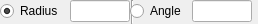
<?xml version="1.0" encoding="UTF-8"?>
<ui version="4.0">
 <class>Ui_ArcTangentialOptions</class>
 <widget class="QWidget" name="Ui_ArcTangentialOptions">
  <property name="geometry">
   <rect>
    <x>0</x>
    <y>0</y>
    <width>258</width>
    <height>24</height>
   </rect>
  </property>
  <property name="sizePolicy">
   <sizepolicy hsizetype="Fixed" vsizetype="Fixed">
    <horstretch>0</horstretch>
    <verstretch>0</verstretch>
   </sizepolicy>
  </property>
  <property name="minimumSize">
   <size>
    <width>248</width>
    <height>22</height>
   </size>
  </property>
  <property name="windowTitle">
   <string>Tangential Arc Options</string>
  </property>
  <widget class="Line" name="sep1">
   <property name="geometry">
    <rect>
     <x>124</x>
     <y>0</y>
     <width>16</width>
     <height>24</height>
    </rect>
   </property>
   <property name="sizePolicy">
    <sizepolicy hsizetype="Fixed" vsizetype="Minimum">
     <horstretch>0</horstretch>
     <verstretch>0</verstretch>
    </sizepolicy>
   </property>
   <property name="frameShape">
    <enum>QFrame::VLine</enum>
   </property>
   <property name="frameShadow">
    <enum>QFrame::Sunken</enum>
   </property>
  </widget>
  <widget class="QLineEdit" name="leRadius">
   <property name="geometry">
    <rect>
     <x>70</x>
     <y>0</y>
     <width>60</width>
     <height>22</height>
    </rect>
   </property>
   <property name="sizePolicy">
    <sizepolicy hsizetype="Ignored" vsizetype="Fixed">
     <horstretch>0</horstretch>
     <verstretch>0</verstretch>
    </sizepolicy>
   </property>
   <property name="toolTip">
    <string>Radius of the tangential arc</string>
   </property>
  </widget>
  <widget class="QLineEdit" name="leAngle">
   <property name="geometry">
    <rect>
     <x>192</x>
     <y>0</y>
     <width>60</width>
     <height>22</height>
    </rect>
   </property>
   <property name="sizePolicy">
    <sizepolicy hsizetype="Ignored" vsizetype="Fixed">
     <horstretch>0</horstretch>
     <verstretch>0</verstretch>
    </sizepolicy>
   </property>
   <property name="toolTip">
    <string>Total subtending angle of the tangential arc</string>
   </property>
  </widget>
  <widget class="QRadioButton" name="rbRadius">
   <property name="geometry">
    <rect>
     <x>0</x>
     <y>0</y>
     <width>70</width>
     <height>22</height>
    </rect>
   </property>
   <property name="text">
    <string extracomment="Draw Tangential Arc by the given radius">Radius</string>
   </property>
   <property name="iconSize">
    <size>
     <width>12</width>
     <height>12</height>
    </size>
   </property>
   <property name="checked">
    <bool>true</bool>
   </property>
  </widget>
  <widget class="QRadioButton" name="rbAngle">
   <property name="geometry">
    <rect>
     <x>130</x>
     <y>0</y>
     <width>65</width>
     <height>22</height>
    </rect>
   </property>
   <property name="text">
    <string extracomment="Draw Tangential Arc by the given radius">Angle</string>
   </property>
   <property name="iconSize">
    <size>
     <width>12</width>
     <height>12</height>
    </size>
   </property>
  </widget>
 </widget>
 <layoutdefault spacing="6" margin="11"/>
 <tabstops>
  <tabstop>leRadius</tabstop>
  <tabstop>leAngle</tabstop>
 </tabstops>
 <resources/>
 <connections/>
</ui>
